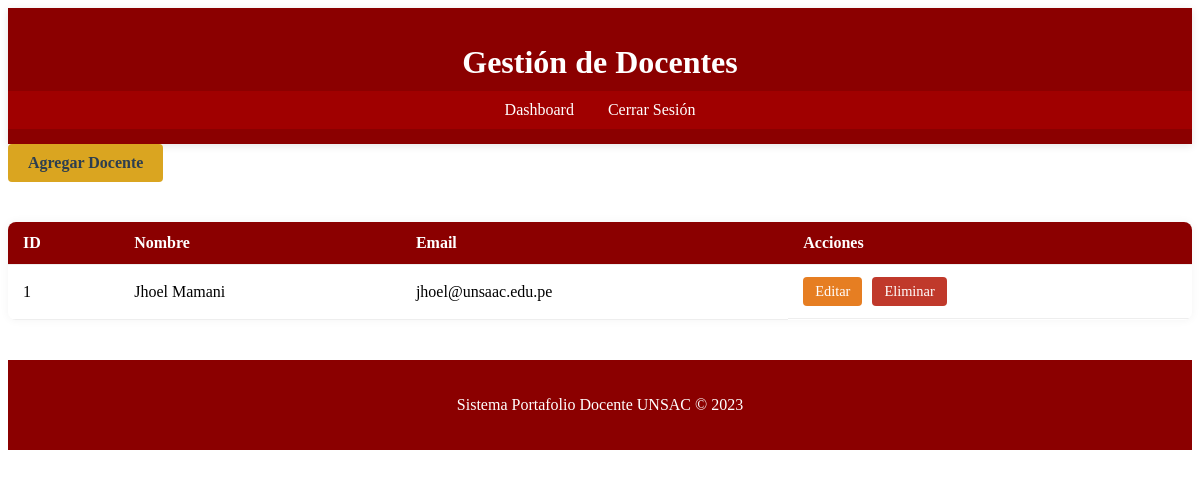
The app's page /admin/docentes (signed in), older data.
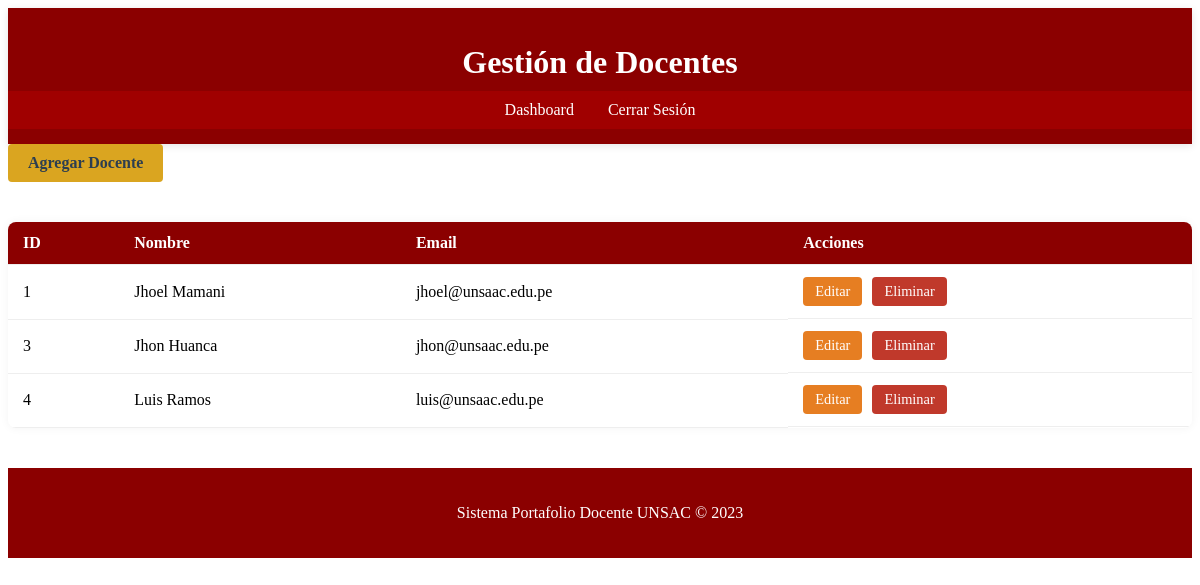
The same page, newer data.
### tables this page shows
CREATE TABLE docentes (
        id INTEGER PRIMARY KEY AUTOINCREMENT,
        nombre TEXT NOT NULL,
        email TEXT UNIQUE NOT NULL,
        password TEXT NOT NULL
    );

### app.py (the view)
@app.route('/admin/docentes')
def gestion_docentes():
    if 'user_type' not in session or session['user_type'] != 'admin':
        return redirect(url_for('login'))
    conn = get_db_connection()
    docentes = conn.execute('SELECT * FROM docentes').fetchall()
    conn.close()
    return render_template('admin/gestion_docentes.html', docentes=docentes)

### app.py (called while the page is built)
def get_db_connection():
    conn = sqlite3.connect('database.db')
    conn.row_factory = sqlite3.Row
    return conn

### templates/admin/gestion_docentes.html (shortened to what this page needs)
<!DOCTYPE html>
<html lang="es">
<head>
    <link rel="stylesheet" href="{{ url_for('static', filename='css/admin.css') }}">
</head>
<body>
    <header class="admin-header">
        <div class="container">
            <h1>Gestión de Docentes</h1>
            <nav>
                <a href="{{ url_for('admin_dashboard') }}">Dashboard</a>
                <a href="{{ url_for('logout') }}">Cerrar Sesión</a>
            </nav>
        </div>
    </header>
    <main class="container">
        <div class="admin-actions">
            <a href="{{ url_for('agregar_docente') }}" class="btn-add">Agregar Docente</a>
        </div>
        <table class="docentes-table">
            <thead>
                <tr>
                    <th>ID</th>
                    <th>Nombre</th>
                    <th>Email</th>
                    <th>Acciones</th>
                </tr>
            </thead>
            <tbody>
                {% for docente in docentes %}
                <tr>
                    <td>{{ docente.id }}</td>
                    <td>{{ docente.nombre }}</td>
                    <td>{{ docente.email }}</td>
                    <td class="actions">
                        <a href="#" class="btn-edit">Editar</a>
                        <a href="#" class="btn-delete">Eliminar</a>
                    </td>
                </tr>
                {% endfor %}
            </tbody>
        </table>
    </main>
    <footer class="admin-footer">
        <div class="container">
            <p>Sistema Portafolio Docente UNSAC &copy; 2023</p>
        </div>
    </footer>
</body>
</html>

### static/css/admin.css (style rules this page uses)
:root { --bordo: #8B0000; --dorado: #DAA520; --gris-claro: #f2f2f2; --texto: #2c3e50; --blanco: #ffffff; }
.admin-header { background-color: var(--bordo); color: var(--blanco); padding: 15px 0; box-shadow: 0 2px 8px rgba(0, 0, 0, 0.1); transition: background-color 0.3s ease; }
.admin-header h1 { margin-bottom: 10px; text-align: center; }
.admin-header nav { background-color: #a00000; padding: 10px 0; text-align: center; }
.admin-header nav a { color: var(--blanco); text-decoration: none; margin: 0 15px; font-weight: 500; transition: color 0.3s; }
.docentes-table { width: 100%; border-collapse: collapse; background-color: var(--blanco); box-shadow: 0 0 10px rgba(0,0,0,0.05); border-radius: 8px; overflow: hidden; margin-top: 20px; }
.docentes-table th, .docentes-table td { padding: 12px 15px; text-align: left; border-bottom: 1px solid #eee; }
.docentes-table th { background-color: var(--bordo); color: var(--blanco); font-weight: 600; }
.actions { display: flex; gap: 10px; }
.btn-edit, .btn-delete { padding: 6px 12px; color: var(--blanco); border: none; border-radius: 4px; font-size: 0.9rem; text-decoration: none; cursor: pointer; transition: background-color 0.3s ease, transform 0.2s ease; display: inline-flex; align-items: center; gap: 6px; }
.btn-edit { background-color: #e67e22; }
.btn-delete { background-color: #c0392b; }
.btn-add { display: inline-block; padding: 10px 20px; background-color: var(--dorado); color: var(--texto); text-decoration: none; border-radius: 4px; font-weight: bold; margin-bottom: 20px; transition: background-color 0.3s ease, transform 0.2s; }
.admin-footer { text-align: center; padding: 20px; background-color: var(--bordo); color: var(--blanco); margin-top: 40px; }

Row changes from the older to the newer data that the page shows:
added docentes: id "3", nombre "Jhon Huanca", email "jhon@unsaac.edu.pe"
added docentes: id "4", nombre "Luis Ramos", email "luis@unsaac.edu.pe"
